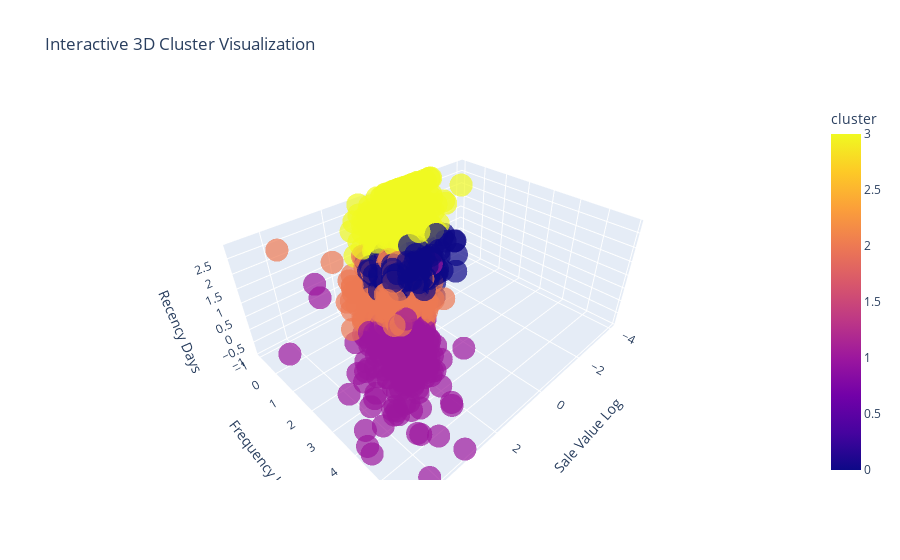

Notebook cell for this chart:
### Code cell
# 3 columns to visualize
viz_cols = ['sale_value_log', 'frequency_log', 'recency_days']

# Call the function
plot_3d_clusters(df_cluster, kmeans_model, cols_to_plot=viz_cols)

### Figure 1 — Plotly figure (JSON) as saved in the notebook; plotly's stock layout.template omitted (floating-point values rounded to 4 significant figures; data arrays with more than 128 entries replaced by an {"elided": "..."} marker saying what was removed)
{"data": [{"hovertemplate": "Sale Value Log=%{x}<br>Frequency Log=%{y}<br>Recency Days=%{z}<br>cluster=%{marker.color}<extra></extra>", "legendgroup": "", "marker": {"color": {"elided": "4334 int values"}, "coloraxis": "coloraxis", "opacity": 0.7, "symbol": "circle"}, "mode": "markers", "name": "", "scene": "scene", "showlegend": false, "type": "scatter3d", "x": {"elided": "4334 float values"}, "y": {"elided": "4334 float values"}, "z": {"elided": "4334 float values"}}], "layout": {"coloraxis": {"colorbar": {"title": {"text": "cluster"}}, "colorscale": [[0, "#0d0887"], [0.1111, "#46039f"], [0.2222, "#7201a8"], [0.3333, "#9c179e"], [0.4444, "#bd3786"], [0.5556, "#d8576b"], [0.6667, "#ed7953"], [0.7778, "#fb9f3a"], [0.8889, "#fdca26"], [1, "#f0f921"]]}, "legend": {"tracegroupgap": 0}, "scene": {"domain": {"x": [0, 1], "y": [0, 1]}, "xaxis": {"title": {"text": "Sale Value Log"}}, "yaxis": {"title": {"text": "Frequency Log"}}, "zaxis": {"title": {"text": "Recency Days"}}}, "title": {"text": "Interactive 3D Cluster Visualization"}}}
